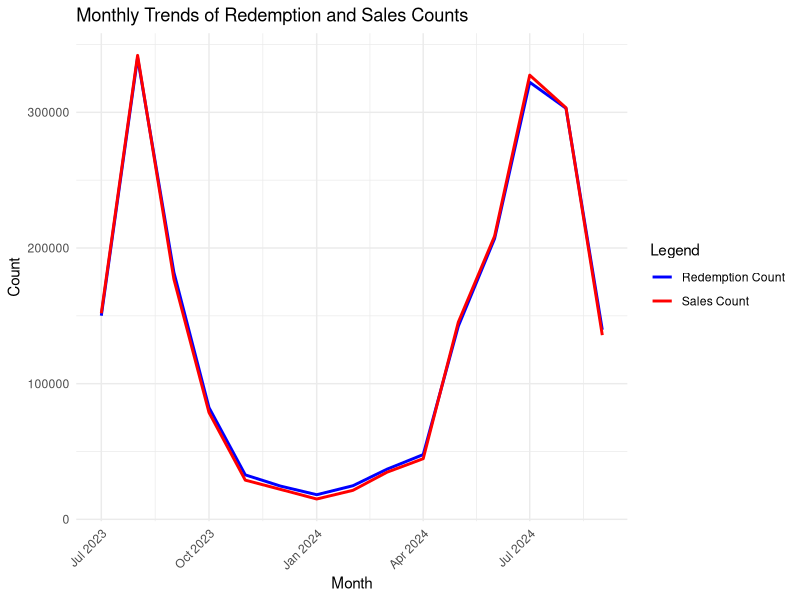
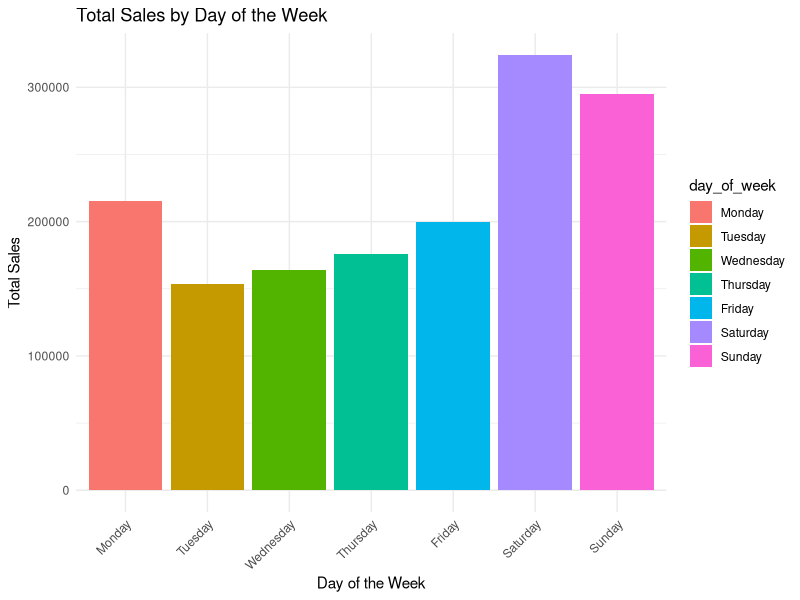
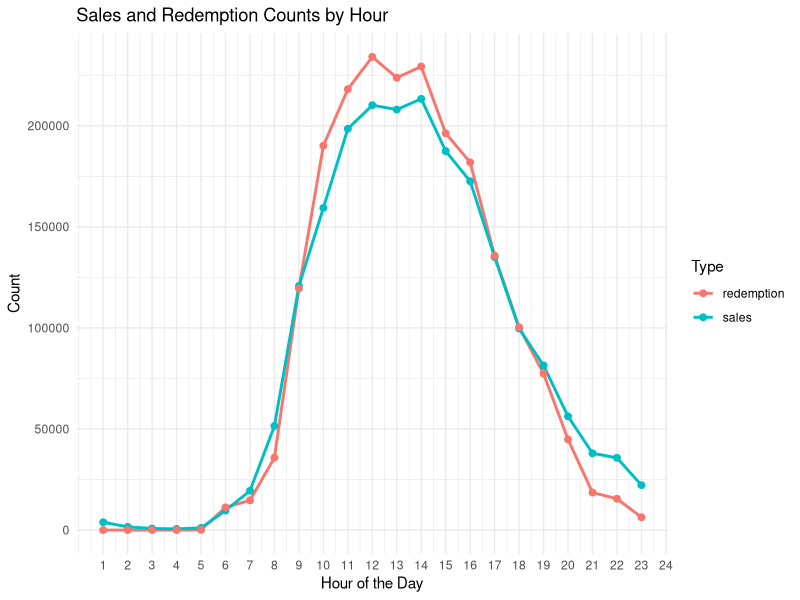

These charts were generated, in order, by the following R code:
## ---- chunk 1
#| include: false
#| warning: false
#| message: false
library(tidyverse)
library(dplyr)
library(knitr)
options(scipen=999)
monthly_summary <- read_csv("../data/analysis_data/analysis_data_month.csv")
basic_stats <- read_csv("../data/analysis_data/basic_stats.csv")
sales_by_day <- read_csv("../data/analysis_data/sales_by_day.csv")
hour_data <- read_csv("../data/analysis_data/hour_data.csv")
## ---- chunk 2
#| fig-cap: "Total data analysis"
#| fig-pos: "H"
#| out.width: "70%"
#| show_col_types: FALSE
#| echo: false
#| message: false
kable(basic_stats, 
      col.names = c("Redemption Mean", "Redemption Median", "Redemption Variance", "Redemption SD", 
                    "Sales Mean", "Sales Median", "Sales Variance", "Sales SD"),
      caption = "Basic Statistics of Redemption and Sales Counts")
## ---- chunk 3
#| fig-cap: "monthly data analysis"
#| fig-pos: "H"
#| out.width: "70%"
#| show_col_types: FALSE
#| echo: false
#| message: false

ggplot(monthly_summary, aes(x = YearMonth)) +
  geom_line(aes(y =Redemption_Count, color = "Redemption Count"), linewidth = 1) +
  geom_line(aes(y =Sales_Count, color = "Sales Count"), linewidth = 1) +
  labs(title = "Monthly Trends of Redemption and Sales Counts",
       x = "Month",
       y = "Count",
       color = "Legend") +
  theme_minimal() +
  scale_color_manual(values = c("Redemption Count" = "blue", "Sales Count" = "red")) +
  theme(axis.text.x = element_text(angle = 45, hjust = 1))
## ---- chunk 4
#| fig-cap: "weekly data analysis"
#| fig-pos: "H"
#| out.width: "70%"
#| show_col_types: FALSE
#| echo: false
#| message: false
# Reorder the days of the week
sales_by_day$day_of_week <- factor(sales_by_day$day_of_week, 
                                   levels = c("Monday", "Tuesday", "Wednesday", "Thursday", "Friday", "Saturday", "Sunday"))

# Create a bar plot to show total sales by day of the week
ggplot(sales_by_day, aes(x = day_of_week, y = total_sales, fill = day_of_week)) +
  geom_bar(stat = "identity") +
  labs(title = "Total Sales by Day of the Week", x = "Day of the Week", y = "Total Sales") +
  theme_minimal() +
  theme(axis.text.x = element_text(angle = 45, hjust = 1))
## ---- chunk 5
#| fig-cap: "hour data analysis"
#| fig-pos: "H"
#| out.width: "70%"
#| show_col_types: FALSE
#| echo: false
#| message: false

# Assuming the file contains columns 'hour' and 'value' (replace with actual names)
# Create a line graph to show the changes over hours
# Reshape the data into a long format for easier plotting (sales and redemption in one column)
long_data <- hour_data %>%
  gather(key = "type", value = "count", sales, redemption)

# Create a line graph to show changes over time for both sales and redemption
ggplot(long_data, aes(x = hour, y = count, color = type)) +
  geom_line(linewidth = 1) +  # Line for changes over time
  geom_point(size = 2) +  # Points to mark each hour
  labs(title = "Sales and Redemption Counts by Hour",
       x = "Hour of the Day",
       y = "Count",
       color = "Type") +
  theme_minimal() +
  scale_x_continuous(breaks = seq(1, 24, by = 1))
